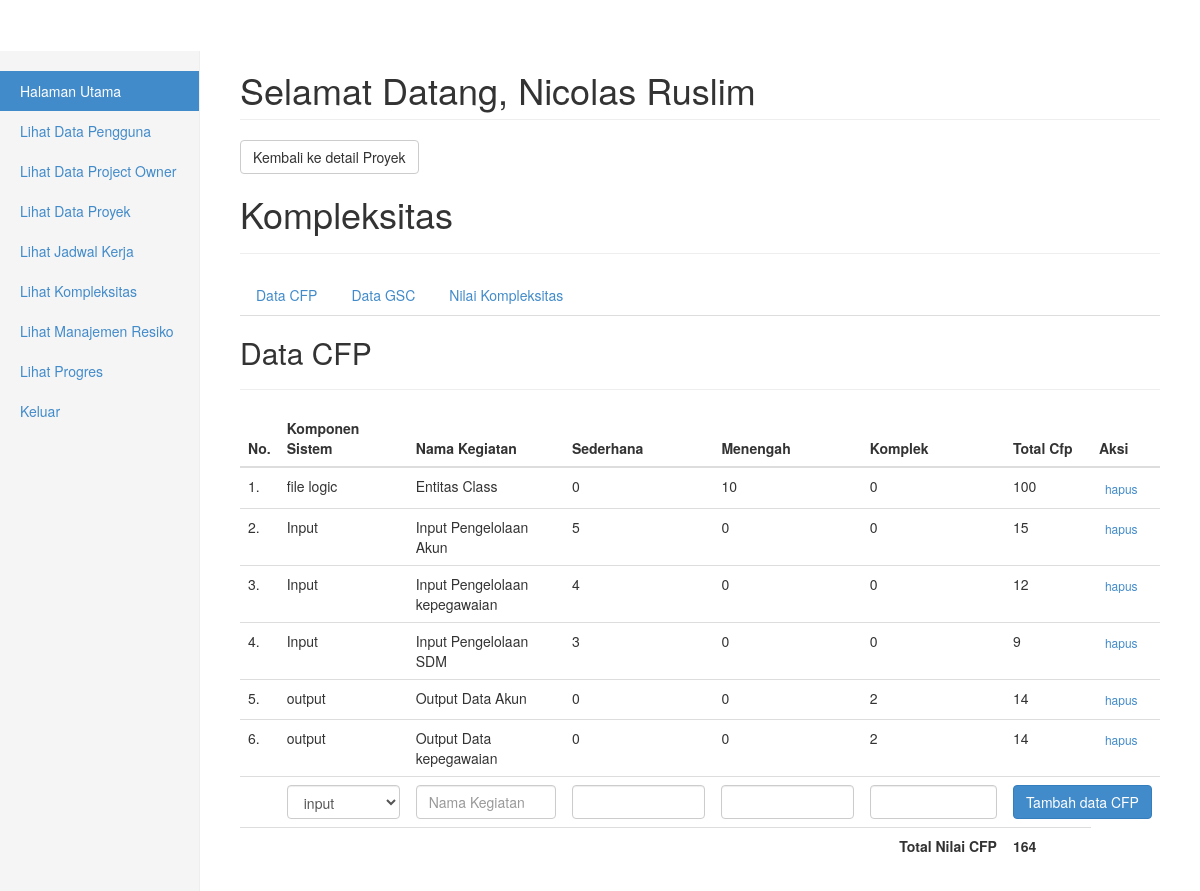
/admin/beranda.php?page=detailproyek_kompleksitas.php&id=5 (signed in), run on an earlier commit of the app's database.
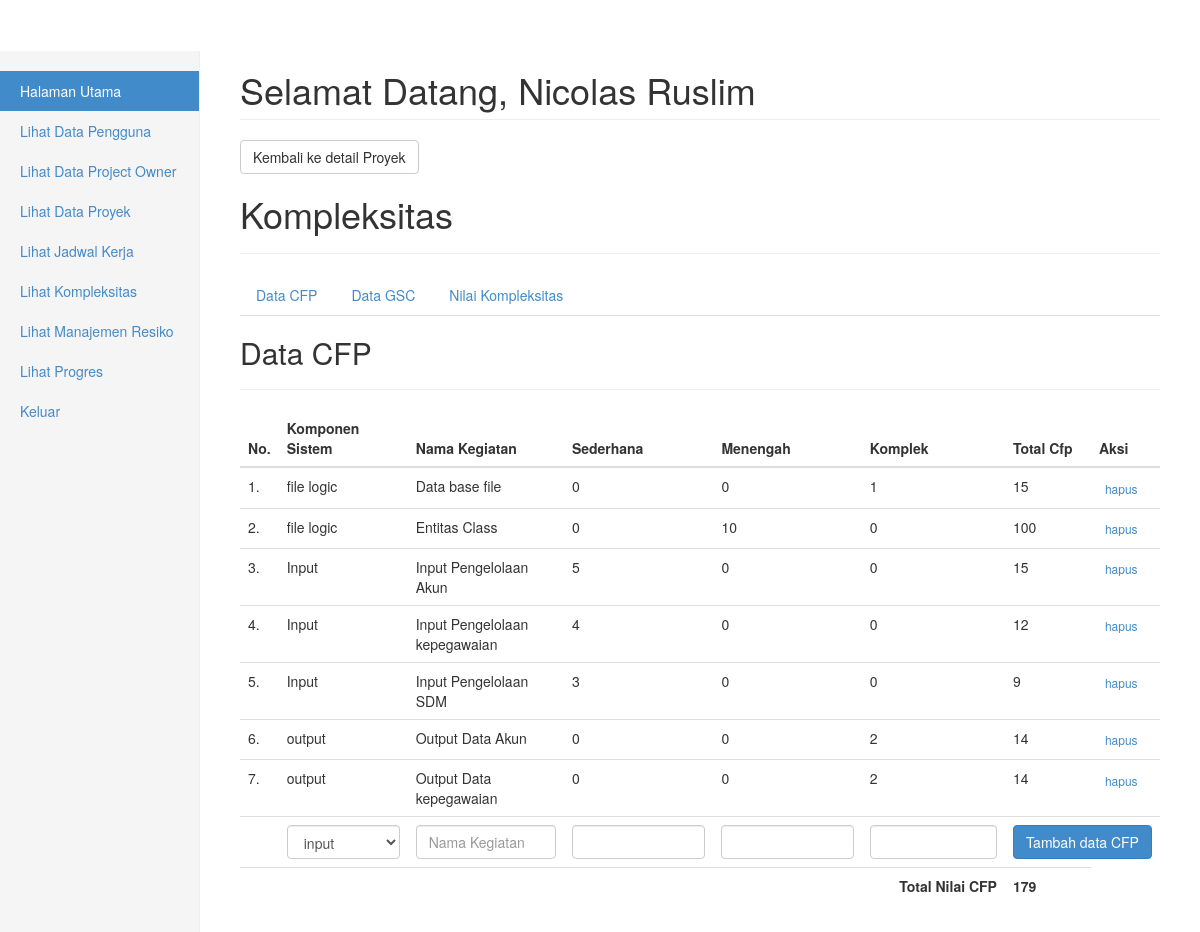
And on a later commit of the database.
### tables this page shows
CREATE TABLE IF NOT EXISTS `user` (
`id_user` int(3) NOT NULL,
  `nama` varchar(100) NOT NULL,
  `username` char(30) NOT NULL,
  `password` varchar(45) NOT NULL,
  `email` varchar(30) NOT NULL,
  `status` varchar(20) NOT NULL
);

CREATE TABLE IF NOT EXISTS `proyek_cfp` (
`id` int(11) NOT NULL,
  `id_proyek` int(11) NOT NULL,
  `komponen_sistem` varchar(20) NOT NULL,
  `nama_kegiatan` varchar(100) NOT NULL,
  `sederhana` int(11) NOT NULL,
  `menengah` int(11) NOT NULL,
  `komplek` int(11) NOT NULL,
  `total` int(11) NOT NULL
);

### komponen/library.php (called while the page is built, shortened)
<?php
    function total_nilai_cfp($id_proyek)
    {
        $total = 0;
        $q = mysql_query("SELECT * FROM proyek_cfp WHERE id_proyek='$id_proyek'");
        while($d = mysql_fetch_object($q))
        {
            $total = $total + $d->total;
        }
        return $total;
    }

### admin/detailproyek_kompleksitas.php (the view, shortened to what this page needs)
<?php
          if(!empty($_GET['id']))
          {
              $id_proyek = $_GET['id'];
          }
          else
          {
              header("location:beranda.php");
          }
?>
      <a href="beranda.php?page=detailproyek.php&id=<?php echo $id_proyek; ?>" class="btn btn-default">Kembali ke detail Proyek</a>
      <h1 class="">Kompleksitas</h1>
      <hr>
      <div>
          <ul class="nav nav-tabs">
              <li><a href="#data-cfp" class="nav active" data-toggle="tab">Data CFP</a> </li>
              <li><a href="#data-gsc" class="nav" data-toggle="tab">Data GSC</a> </li>
              <li><a href="#nilai-kompleksitas" class="nav" data-toggle="tab">Nilai Kompleksitas</a></li>
          </ul>
          <div class="tab-content">
              <div class="tab-pane active" id="data-cfp">
                  <h2>Data CFP</h2>
                  <hr>
                  <form action="#data-cfp" method="post">
                      <table class="table">
                          <thead>
                          <tr>
                              <th>No.</th>
                              <th>Komponen Sistem</th>
                              <th>Nama Kegiatan</th>
                              <th>Sederhana</th>
                              <th>Menengah</th>
                              <th>Komplek</th>
                              <th>Total Cfp</th>
                              <th>Aksi</th>
                          </tr>
                          </thead>
                          <tbody>
                          <?php
                          $i = 1;
                          $q_cfp = mysql_query("SELECT * FROM proyek_cfp WHERE id_proyek='$id_proyek' ORDER BY komponen_sistem ASC");
                          while($d_cfp = mysql_fetch_object($q_cfp)):
                              ?>
                              <tr id="cfp-<?php echo $d_cfp->id; ?>">
                                  <td><?php echo $i++; ?>.</td>
                                  <td><?php echo $d_cfp->komponen_sistem; ?></td>
                                  <td><?php echo $d_cfp->nama_kegiatan; ?></td>
                                  <td><?php echo $d_cfp->sederhana; ?></td>
                                  <td><?php echo $d_cfp->menengah; ?></td>
                                  <td><?php echo $d_cfp->komplek; ?></td>
                                  <td><?php echo $d_cfp->total; ?></td>
                                  <td>
                                      <button type="button" data-id="<?php echo $d_cfp->id; ?>" class="delete_proyek_cfp btn btn-link btn-xs">hapus</button>
                                  </td>
                              </tr>
                          <?php
                          endwhile;
                          ?>
                          </tbody>
                          <tfoot>
                          <tr>
                              <th colspan="6" class="text-right">Total Nilai CFP</th>
                              <th><?php echo $total_nilai_cfp = total_nilai_cfp($id_proyek); ?></th>
                          </tr>
                          </tfoot>
                          <tfoot>
                          <tr>
                              <td></td>
                              <td colspan="1">
                                  <select class="form-control" name="komponen_sistem">
                                      <option>input</option>
                                  </select>
                              </td>
                              <td><input type="text" name="nama_kegiatan" class="form-control" placeholder="Nama Kegiatan"></td>
                              <td><input type="text" name="sederhana" class="form-control" placeholder=""></td>
                              <td><input type="text" name="menengah" class="form-control" placeholder=""></td>
                              <td><input type="text" name="komplek" class="form-control" placeholder=""></td>
                              <td colspan="2"><button type="submit" name="add_data_cfp" class="btn btn-primary">Tambah data CFP</button> </td>
                          </tr>
                          </tfoot>
                      </table>
                  </form>
              </div>
          </div>
      </div>

### admin/beranda.php (shortened to what this page needs)
<?php
    include "../komponen/library.php";
	$username = isset($_SESSION['username']) ? $_SESSION['username'] : 'Variabel belum terbentuk';
	if ($_SESSION['username'])
	{
		$sql = mysql_query("SELECT * FROM user WHERE username = '$username'");
		$data = mysql_fetch_array($sql);
?>
<!DOCTYPE html>
<html lang="en">
	<head>
	    <link href="../assets/css/bootstrap.css" rel="stylesheet">
	    <link href="../assets/css/dashboard.css" rel="stylesheet">
	    <link href="../assets/css/bootstrap-datepicker.css" rel="stylesheet">
	</head>
	<body>
		<div class="container-fluid">
			<div class="row">
				<div class="col-sm-3 col-md-2 sidebar">
					<ul class="nav nav-sidebar">
							<li class="active"><a href="?page=beranda.php">Halaman Utama</a></li>
							<?php if($data['status'] == "MANAGER" ){ ?>
							<li><a href="?page=datauser.php">Manajemen Pengguna</a></li>
							<li><a href="?page=dataclient.php">Manajemen Project Owner</a></li>
							<li><a href="?page=dataproyek.php">Data Proyek</a></li>
							<li><a href="?page=datajadwal.php">Jadwal Kerja</a></li>
							<li><a href="#">Manajemen Resiko</a></li>
								<ul><a href="?page=dataresiko.php">Identifikasi</a></ul>
								<ul><a href="?page=tingkat-kepentingan.php">Tingkat Kepentingan</a></ul>
								<ul><a href="?page=datamitigasi.php">Mitigasi</a></ul>
							<li><a href="?page=dataproyek.php">Lihat Progres</a></li>
						<?php } else if($data['status'] == "CEO" ){ ?>
							<li><a href="?page=ldatauser.php">Lihat Data Pengguna</a></li>
							<li><a href="?page=ldataclient.php">Lihat Data Project Owner</a></li>
							<li><a href="?page=ldataproyek.php">Lihat Data Proyek</a></li>
							<li><a href="?page=datajadwal.php">Lihat Jadwal Kerja</a></li>
							<li><a href="?page=dataproyek.php">Lihat Kompleksitas</a>
							<li><a href="?page=dataproyek.php">Lihat Manajemen Resiko</a></li>
							<li><a href="?page=dataproyek.php">Lihat Progres</a></li>
						<?php } else if($data['status'] == "DEVELOPER" ){ ?>
							<li><a href="?page=ldatauser.php">Lihat Data Pengguna</a></li>
							<li><a href="?page=ldataclient.php">Lihat Data Project Owner</a></li>
							<li><a href="?page=ldataproyek.php">Lihat Data Proyek</a></li>
							<li><a href="?page=datajadwal.php">Jadwal Kerja</a></li>
							<li><a href="?page=dataproyek.php">Kompleksitas</a>
							<li><a href="?page=dataproyek.php">Manajemen Resiko</a></li>
							<li><a href="?page=dataproyek.php">Lihat Progres</a></li>
						<?php } ?>
							<li><a href="logout.php">Keluar</a></li>
			        </ul>
				</div>
				<div class="col-sm-9 col-sm-offset-3 col-md-10 col-md-offset-2 main">
					<h1 class="page-header">Selamat Datang, <?php echo $data['nama'];?></h1>
					<?php
						@$page=$_GET["page"];
						switch($page)
						{
                            case "detailproyek_kompleksitas.php" : include "detailproyek_kompleksitas.php"; break;
						}
					?>
				</div>
			</div>
		</div>
	</body>
</html>
<?php
	}
?>

### assets/css/dashboard.css (style rules this page uses)
body { padding-top: 50px; }
.sidebar { display: none; }
@media (min-width: 768px) { .sidebar { position: fixed; top: 51px; bottom: 0; left: 0; z-index: 1000; display: block; padding: 20px; overflow-x: hidden; overflow-y: auto; background-color: #f5f5f5; border-right: 1px solid #eee; } }
.nav-sidebar { margin-right: -21px; margin-bottom: 20px; margin-left: -20px; }
.nav-sidebar > li > a { padding-right: 20px; padding-left: 20px; }
.nav-sidebar > .active > a, .nav-sidebar > .active > a:hover, .nav-sidebar > .active > a:focus { color: #fff; background-color: #428bca; }
.main { padding: 20px; }
@media (min-width: 768px) { .main { padding-right: 40px; padding-left: 40px; } }
.main .page-header { margin-top: 0; }

What changed in the data, as far as the page shows it:
added proyek_cfp: komponen_sistem "file logic", nama_kegiatan "Data base file", sederhana "0", menengah "0", komplek "1", total "15"
Also different on the page:
$total_nilai_cfp = total_nilai_cfp($id_proyek): "164" → "179"
